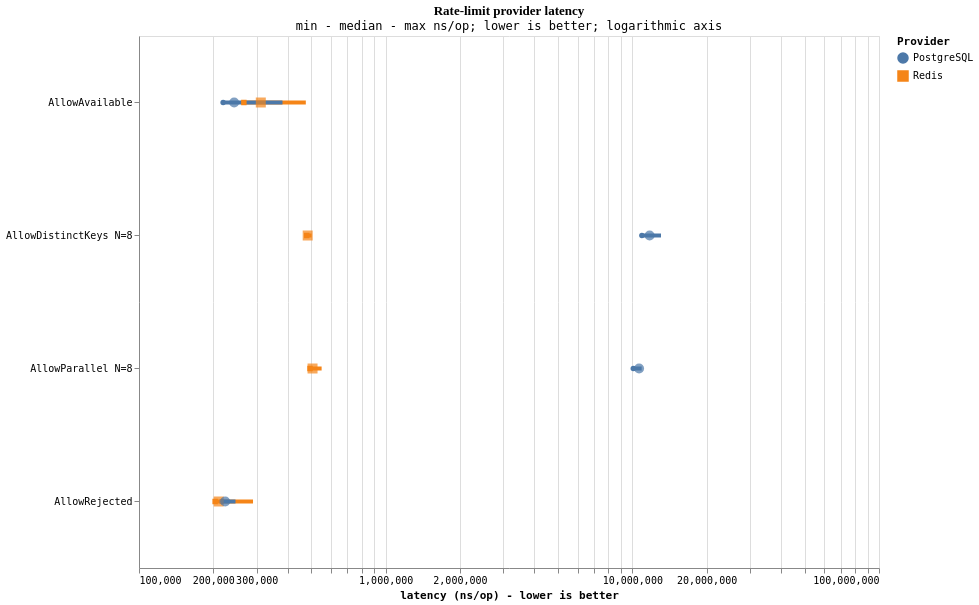

Write a Vega-Lite specification for this figure.
### Vega-Lite specification from a JSON file in a GitHub repository (floating-point values rounded to 4 significant figures)
{"$schema": "https://vega.github.io/schema/vega-lite/v5.json", "title": {"text": "Rate-limit provider latency", "subtitle": "min - median - max ns/op; lower is better; logarithmic axis"}, "width": 740, "height": 532, "data": {"values": [{"provider": "Redis", "scenario": "AllowAvailable", "panel": "Equivalent allow decisions", "min": 266167, "median": 311739, "max": 474556, "samples": 3}, {"provider": "PostgreSQL", "scenario": "AllowAvailable", "panel": "Equivalent allow decisions", "min": 219269, "median": 243079, "max": 381648, "samples": 3}, {"provider": "Redis", "scenario": "AllowRejected", "panel": "Equivalent allow decisions", "min": 203543, "median": 210440, "max": 289903, "samples": 3}, {"provider": "PostgreSQL", "scenario": "AllowRejected", "panel": "Equivalent allow decisions", "min": 216226, "median": 223576, "max": 246152, "samples": 3}, {"provider": "Redis", "scenario": "AllowParallel N=8", "panel": "Equivalent allow decisions", "min": 493548, "median": 505321, "max": 550017, "samples": 3}, {"provider": "PostgreSQL", "scenario": "AllowParallel N=8", "panel": "Equivalent allow decisions", "min": 10090286, "median": 10649285, "max": 10911136, "samples": 3}, {"provider": "Redis", "scenario": "AllowDistinctKeys N=8", "panel": "Equivalent allow decisions", "min": 478591, "median": 482923, "max": 500820, "samples": 3}, {"provider": "PostgreSQL", "scenario": "AllowDistinctKeys N=8", "panel": "Equivalent allow decisions", "min": 10931700, "median": 11749495, "max": 13065134, "samples": 3}]}, "encoding": {"y": {"field": "scenario", "type": "nominal", "title": null}, "color": {"field": "provider", "type": "nominal", "title": "Provider"}, "shape": {"field": "provider", "type": "nominal", "title": "Provider"}, "row": {"field": "panel", "type": "nominal", "title": null}}, "layer": [{"mark": {"type": "rule", "strokeWidth": 4}, "encoding": {"x": {"field": "min", "type": "quantitative", "title": "latency (ns/op) - lower is better", "scale": {"type": "log", "zero": false}}, "x2": {"field": "max"}}}, {"mark": {"type": "point", "filled": true, "size": 100}, "encoding": {"x": {"field": "median", "type": "quantitative", "scale": {"type": "log", "zero": false}}}}], "config": {"font": "Comic Mono, SFMono-Regular, Consolas, monospace", "title": {"font": "Architects Daughter, Comic Sans MS, cursive"}, "background": "#FFFFFF"}}
